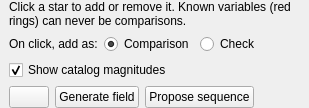
<?xml version="1.0" encoding="UTF-8"?>
<!--
  UFE Comparisons section, manual tweak body (ADR-044 rev 2026-09-25):
  the hand-driven path, folded by default inside a CollapsibleSection
  ("Manual tweak") that gui/ufe_compare_tab.py inserts into
  ufe_compare_tab.ui's ph_manual placeholder. While it is expanded the
  plate clicks pick stars; folded (the normal state) they measure. The
  class tag keeps the i18n context of the owning tab.
-->
<ui version="4.0">
 <class>UfeCompareTab</class>
 <widget class="QWidget" name="manual_body">
  <layout class="QVBoxLayout" name="vbox_manual"><property name="leftMargin"><number>9</number></property><property name="topMargin"><number>0</number></property><property name="rightMargin"><number>9</number></property><property name="bottomMargin"><number>0</number></property>
   <item><widget class="QLabel" name="lbl_hint"><property name="text"><string>Click a star to add or remove it. Known variables (red rings) can never be comparisons.</string></property><property name="wordWrap"><bool>true</bool></property></widget></item>
   <item>
    <layout class="QHBoxLayout" name="row_pick">
     <item><widget class="QLabel" name="lbl_pick"><property name="text"><string>On click, add as:</string></property></widget></item>
     <item><widget class="QRadioButton" name="rdo_comp"><property name="text"><string>Comparison</string></property><property name="checked"><bool>true</bool></property></widget></item>
     <item><widget class="QRadioButton" name="rdo_check"><property name="text"><string>Check</string></property></widget></item>
     <item><spacer name="hsp_pick"><property name="orientation"><enum>Qt::Horizontal</enum></property><property name="sizeHint" stdset="0"><size><width>40</width><height>20</height></size></property></spacer></item>
    </layout>
   </item>
   <item><widget class="QCheckBox" name="chk_labels"><property name="text"><string>Show catalog magnitudes</string></property><property name="checked"><bool>true</bool></property></widget></item>
   <item>
    <layout class="QHBoxLayout" name="row_manual_actions">
     <item><widget class="QPushButton" name="btn_seq_open"><property name="text"><string/></property><property name="toolTip"><string>The sequence table: the comparison stars and the check star with their catalog magnitudes (a small window: keep working while it is open)</string></property></widget></item>
     <item><widget class="QPushButton" name="btn_field"><property name="text"><string>Generate field</string></property><property name="toolTip"><string>Only query the catalog (and VSX variables) around the plate centre, without proposing the sequence</string></property></widget></item>
     <item><widget class="QPushButton" name="btn_propose"><property name="text"><string>Propose sequence</string></property><property name="toolTip"><string>Only re-run the automatic proposal on the field already loaded (isolated, non-variable stars matched to the target's brightness)</string></property></widget></item>
     <item><spacer name="hsp_manual_actions"><property name="orientation"><enum>Qt::Horizontal</enum></property><property name="sizeHint" stdset="0"><size><width>40</width><height>20</height></size></property></spacer></item>
    </layout>
   </item>
  </layout>
 </widget>
 <resources/>
 <connections/>
</ui>
